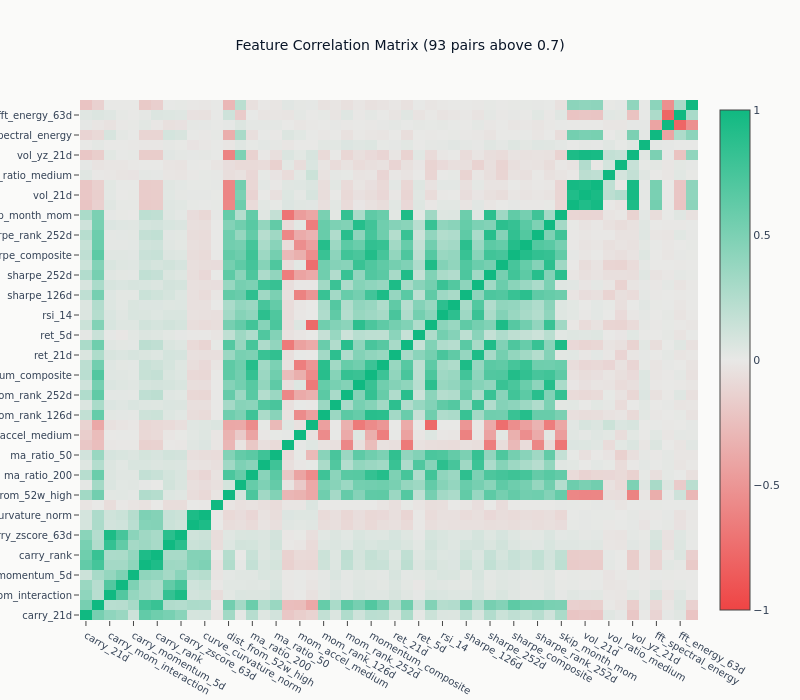

The code cell stored with this chart in its notebook:
### Code cell
# Correlation heatmap
# Diverging colorscale sourced from the ML4T palette (negative → neutral → positive)
_div = style.ml4t_diverging()
ml4t_corr_scale = [[0.0, _div[0]], [0.5, _div[1]], [1.0, _div[2]]]
fig = go.Figure(
    data=go.Heatmap(
        z=corr_matrix.values,
        x=corr_matrix.columns.tolist(),
        y=corr_matrix.columns.tolist(),
        colorscale=ml4t_corr_scale,
        zmid=0,
        zmin=-1,
        zmax=1,
    )
)
fig.update_layout(
    title=f"Feature Correlation Matrix ({len(high_corr_pairs)} pairs above 0.7)",
    template="ml4t",
    height=700,
    width=800,
)
fig.show()

### Figure 1 — Plotly figure (JSON) as saved in the notebook; plotly's stock layout.template omitted (floating-point values rounded to 4 significant figures; data arrays with more than 128 entries replaced by an {"elided": "..."} marker saying what was removed)
{"data": [{"colorscale": [[0.0, "#ef4444"], [0.5, "#e8e8e6"], [1.0, "#10b981"]], "type": "heatmap", "x": ["carry_21d", "carry_mom_composite", "carry_mom_interaction", "carry_momentum_21d", "carry_momentum_5d", "carry_pct", "carry_rank", "carry_zscore_126d", "carry_zscore_63d", "curvature_rank", "curve_curvature_norm", "day_of_year_norm", "dist_from_52w_high", "dist_from_6m_low", "ma_ratio_200", "ma_ratio_21", "ma_ratio_50", "mom_accel_long", "mom_accel_medium", "mom_accel_short", "mom_rank_126d", "mom_rank_21d", "mom_rank_252d", "mom_rank_63d", "momentum_composite", "ret_126d", "ret_21d", "ret_252d", "ret_5d", "ret_63d", "rsi_14", "rsi_rank", "sharpe_126d", "sharpe_21d", "sharpe_252d", "sharpe_63d", "sharpe_composite", "sharpe_rank_126d", "sharpe_rank_252d", "sharpe_rank_63d", "skip_month_mom", "vol_126d", "vol_21d", "vol_63d", "vol_ratio_medium", "vol_ratio_short", "vol_yz_21d", "vr_63d", "fft_spectral_energy", "fft_spectral_entropy", "fft_energy_63d", "fft_energy_126d"], "y": ["carry_21d", "carry_mom_composite", "carry_mom_interaction", "carry_momentum_21d", "carry_momentum_5d", "carry_pct", "carry_rank", "carry_zscore_126d", "carry_zscore_63d", "curvature_rank", "curve_curvature_norm", "day_of_year_norm", "dist_from_52w_high", "dist_from_6m_low", "ma_ratio_200", "ma_ratio_21", "ma_ratio_50", "mom_accel_long", "mom_accel_medium", "mom_accel_short", "mom_rank_126d", "mom_rank_21d", "mom_rank_252d", "mom_rank_63d", "momentum_composite", "ret_126d", "ret_21d", "ret_252d", "ret_5d", "ret_63d", "rsi_14", "rsi_rank", "sharpe_126d", "sharpe_21d", "sharpe_252d", "sharpe_63d", "sharpe_composite", "sharpe_rank_126d", "sharpe_rank_252d", "sharpe_rank_63d", "skip_month_mom", "vol_126d", "vol_21d", "vol_63d", "vol_ratio_medium", "vol_ratio_short", "vol_yz_21d", "vr_63d", "fft_spectral_energy", "fft_spectral_entropy", "fft_energy_63d", "fft_energy_126d"], "z": {"elided": "52x52 float values"}, "zmax": 1, "zmid": 0, "zmin": -1}], "layout": {"height": 700, "title": {"text": "Feature Correlation Matrix (93 pairs above 0.7)"}, "width": 800}}
